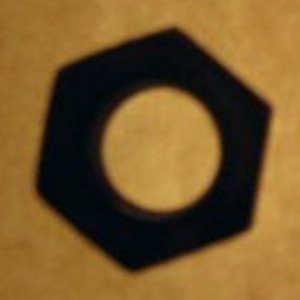
%> input picture 2_Feature_Points/HW2.jpg, 300 x 300 px
$ octave HW2_1b.m   (GNU Octave 9; MATLAB toolbox functions it lacks are replaced by stand-ins)
%> lines starting %> are read from the running program, lines starting %| are printed output that depends on the picture; in (x1, y1, x2, y2) boxes, pixels count from 0 and x2, y2 are one past the last pixel; in counts of white or black regions, pixels touching at a corner belong together; the program's own positions count from 1
### 2_Feature_Points/Binarize.m
function I_BW = Binarize(I_gray, thres)
    % Binarization Function
    % Input: image and threshold
    % Output: binarized image

    M = size(I_gray,1); % # of rows I_gray
    N = size(I_gray,2); % # of columns I_gray
    min_level = 0; % minimum intensity of I_gray
    max_level = 255; % maximum intensity of I_gray

    I_BW = double(I_gray)-thres*ones(M,N); % seperated between the intensity that higher/lower than threshold
    I_BW = max(min_level,I_BW); % change the intensity that lower than the threshold to the minimun intensity
    I_BW = I_BW*(max_level)~=(min_level); % change all intensity beside the lowest one to the maximum intensity
end

### 2_Feature_Points/edge_Sobel.m
function [Gx,Gy,G] = edge_Sobel(I)
    % Edge Detection Function
    % Input: image and threshold
    % Output: Gradient in horizontal, vertical, and both direction

    Hx = [-1 -2 -1; 0 0 0; 1 2 1];
    Hy = [-1 0 1; -2 0 2; -1 0 1];
    M = size(I,1); % # of rows I
    N = size(I,2); % # of columns I

    Gx = zeros(M,N);
    Gy = zeros(M,N);
    for i = 2:M-1
        for j = 2:N-1
            Gx(i,j) = sum(sum(Hx.*double(I(i-1:i+1,j-1:j+1)))); % convolution integral in x direction
            Gy(i,j) = sum(sum(Hy.*double(I(i-1:i+1,j-1:j+1)))); % convolution integral in y direction
        end
    end
    G = uint8(round(sqrt(Gx.^2+Gy.^2)));

end

### 2_Feature_Points/HW2_1b.m
clear all; clc; close all;

II = rgb2gray(imread('HW2.jpg')); % read image and change to grayscale
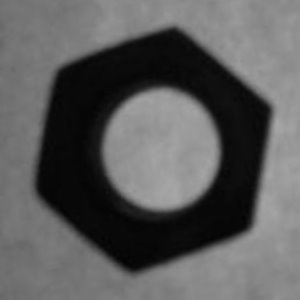
%> II: size 300x300 uint8; min 1, max 166, mean 92

%% Pre-Processing
thres = 60;
I = Binarize(II, thres); % Binarize the image
%> in Binarize, `I_BW = I_BW*(max_level)~=(min_level);`:
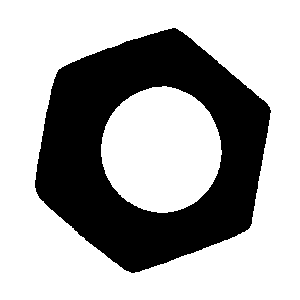
%> I_BW: size 300x300 logical; 66.7% white; 1 black region, box (x1, y1, x2, y2) and area: (35, 28, 271, 273) 29953
[~, ~, G] = edge_Sobel(I); % Edge Detection of Binarized Image
[Gx, Gy, ~] = edge_Sobel(G); % Calculate the Gradient
%> after the loop in edge_Sobel (call 2), `for i = 2:M-1`:
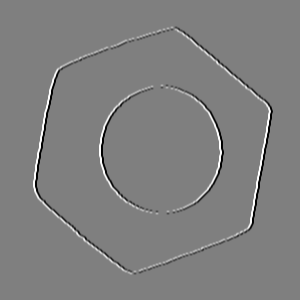
%> Gy: size 300x300 double; min -16, max 16, mean 0; mean of the top-left, top-right, bottom-left and bottom-right quarters 0.00569, -0.00569, 0.00569, -0.00569; drawn with min black and max white
%> in edge_Sobel (call 2), `G = uint8(round(sqrt(Gx.^2+Gy.^2)));`:
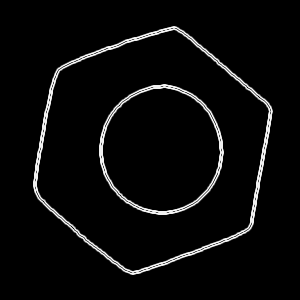
%> G: size 300x300 uint8; min 0, max 17, mean 0.694; drawn with min black and max white

%% Hough Transform Foot-of-Normal
M = size(I,1); % # of rows I
%> M = 300
N = size(I,2); % # of columns I
%> N = 300
k = 1;
for i = 1:M
    for j = 1:N
       v = ((i-1)*Gx(i,j)+(j-1)*Gy(i,j))/(Gx(i,j)^2+Gy(i,j)^2); % calculate v
       if ~isnan(v) % check whether v is a valid number
          x0(k,:) = round(v*Gx(i,j)); % calculate a point x0
          y0(k,:) = round(v*Gy(i,j)); % calculate a point y0
          k = k + 1;
       end
    end
end
%> after the loop, k = 5832; x0 = 5831 values, max 289 at index 5761, min -92 at index 1952, mean 73.25; y0 = 5831 values, max 294 at index 4705, min -87 at index 5683, mean 74.97

c = zeros(range(x0)+1,range(y0)+1); % matrix for counting the number of repeated (x0,y0)
%> c: size 382x382 double; every value is 0
for i = 1:k-1
    if y0(i) ~= 0 && x0(i) ~= 0 % ignore horizontal and vertical line
        if y0(i) ~= -x0(i) && y0(i) ~= x0(i) % ignore a line with slope +-1
            c(x0(i)-min(x0)+1,y0(i)-min(y0)+1) = ...
            c(x0(i)-min(x0)+1,y0(i)-min(y0)+1) + 1; % count (x0,y0)
        end
    end
end
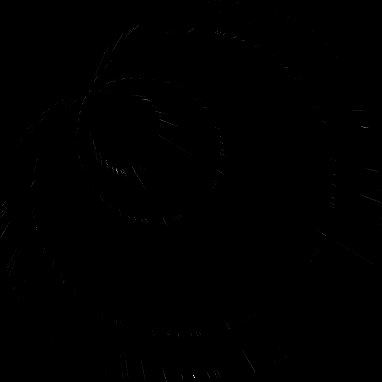
%> c: size 382x382 double; min 0, max 38, mean 0; drawn with min black and max white

%% Plot x0, y0, and the counted number
[Y,X] = meshgrid(min(y0):max(y0),min(x0):max(x0));
cc = c;
cc(cc<=1) = nan; %ignore the lines that pass through less than two points
subplot(1,2,1); surf(Y,X,cc,gradient(cc))
xlabel('y0'); ylabel('x0'); zlabel('count')

%% Show Orignal Image and Detected lines
subplot(1,2,2); imshow(II) % Original Image
hold on
text(10,10,'\rightarrow y-axis')
text(10,20,'\downarrow')
text(10,30,'x-axis')
x = (1:M)'; % varying x for the whole image
%> x = 300 values from 1 to 300

j = 1;
for i = 1:75
    [max_c,ind] = max(c(:)); % find the most repeated point and its index
    [ind1,ind2] = ind2sub(size(c),ind); % change index to subscript of matrix
    six_edges = [2,3,15,23,16,75];
    if sum(i == six_edges) % pick only six egdes
        y00(j) = min(y0)+ind2-1; % pick most repeated y0 (-1 to account for 0)
        x00(j) = min(x0)+ind1-1; % pick most repeated x0 (-1 to account for 0)
        y = y00(j) - x00(j)/y00(j)*(x - x00(j)); % line equation
        plot(y,x,'-b','LineWidth',2) % plot
        j = j + 1;
    end
    c(ind) = nan; % set aside the most repeated point in order to find the next most repeated one
end
%> this loop made 75 passes
%> (max_c, ind, ind1, ind2) on passes 1 to 12: (38, 74102, 376, 194), (37, 74486, 378, 195), (25, 44483, 171, 117), (18, 44866, 172, 118), (17, 44482, 170, 117), (16, 139176, 128, 365), (13, 55490, 100, 146), (12, 44867, 173, 118), (12, 139558, 128, 366), (11, 47159, 173, 124), (10, 41039, 165, 108), (10, 44481, 169, 117)
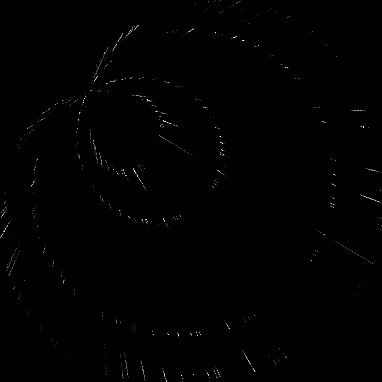
%> c: size 382x382 double; 0.05% of pixels changed, all inside (x1, y1, x2, y2) = (2, 28, 368, 378); drawn with min black, max white, NaN and infinite black
%> after the loop, j = 7; x00 = [285 78 35 112 7 -64]; y = 300 values from 136.4 to 552.4; y00 = [107 29 279 -84 59 46]
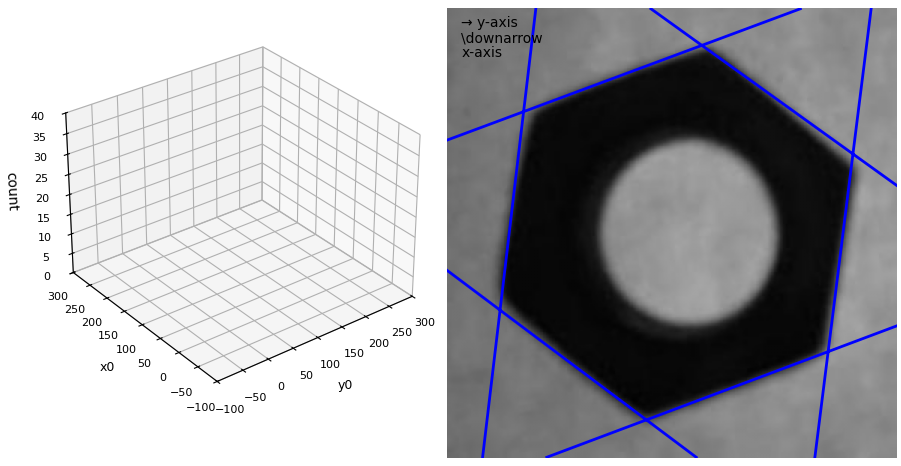
%> figure redrawn from the program's plot data, 2 panels

%% Find Corners
syms xx
%> (this line was passed over: syms is not available in this run)
k = 1; % corner index
for i = 1:length(x00)-1
    for j = i:length(x00)
        % solve for x
%> (the run ends here)
